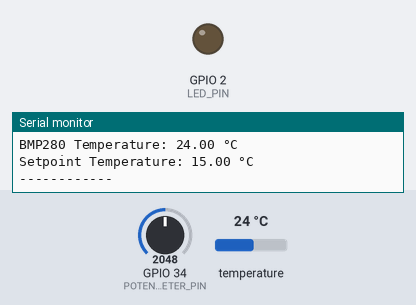
Simulated run of this sketch. Board: ESP32. On the bench: output pins drawn as LEDs (lit = HIGH), the last lines printed to the serial monitor. Inputs (shaded band) come from the test bench; at power-on: temperature 24 °C, GPIO 34 (POTENTIOMETER_PIN) = 2048.

Above: at 1.2 s.
1.3 s: temperature set to 15.3 °C
2.8 s: temperature set to 14.5 °C
At 3.7 s:
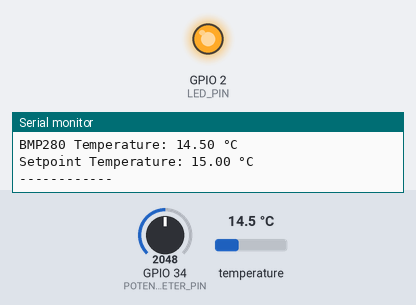
4.3 s: temperature set to 19 °C
At 5.2 s:
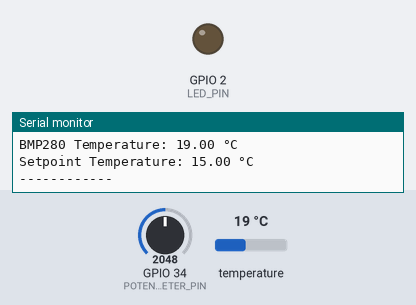
5.8 s: temperature set to 12 °C
At 6.7 s:
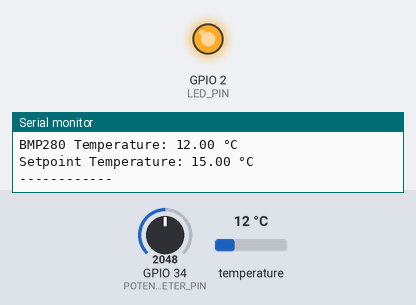
Timing chart, 0 to 8.3 s (numbered marks = the images above; inputs shaded):
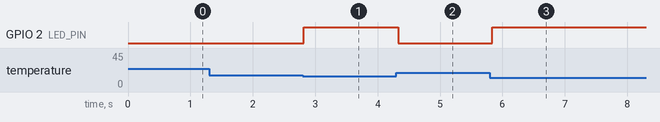

The sketch:

test_week_5_zonder_blynk.ino
```cpp
#include <Wire.h>
#include <Adafruit_BMP280.h>

#define LED_PIN 2
#define POTENTIOMETER_PIN 34

Adafruit_BMP280 bmp;

void setup() {
  Serial.begin(9600);

  pinMode(LED_PIN, OUTPUT);

  if (!bmp.begin(0x76)) {
    Serial.println("Could not find BMP280 sensor, check wiring!");
    while (1);
  }
}

void loop() {
  float bmpTemperature = bmp.readTemperature();
  Serial.print("BMP280 Temperature: ");
  Serial.print(bmpTemperature);
  Serial.println(" °C");

  int potValue = analogRead(POTENTIOMETER_PIN);
  float setpointTemperature = map(potValue, 0, 4095, 0, 30);
  Serial.print("Setpoint Temperature: ");
  Serial.print(setpointTemperature);
  Serial.println(" °C");
  Serial.println("------------");

  if (setpointTemperature > bmpTemperature) {
    digitalWrite(LED_PIN, HIGH);
  } else {
    digitalWrite(LED_PIN, LOW);
  }

  delay(200);
}
```

Measured:
- the behaviour switches between 15 and 14.9 °C on temperature (found by bisection; images 0 and 1)
- after the input at 2.8 s, GPIO 2 (LED_PIN): LOW → HIGH at once
- after the input at 4.3 s, GPIO 2 (LED_PIN): HIGH → LOW at once
- after the input at 5.8 s, GPIO 2 (LED_PIN): LOW → HIGH at once
